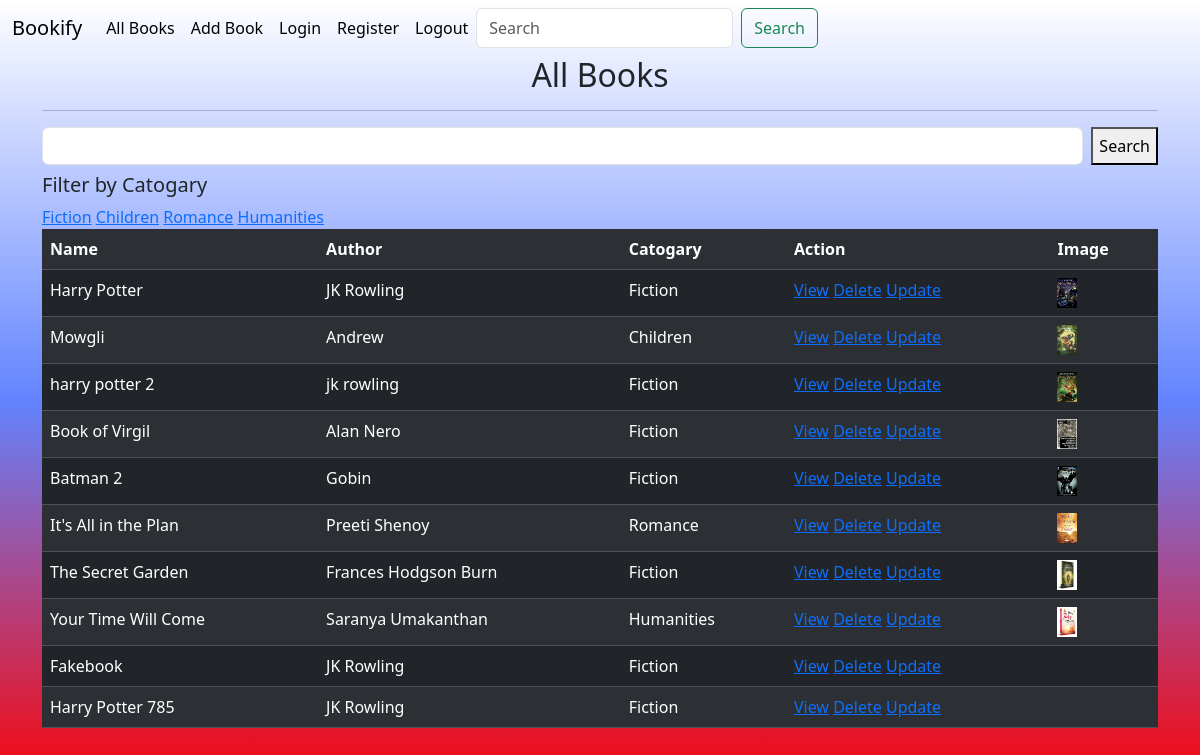
Page /books/all (signed in) on the committed database.
### myapp/models.py (models this page shows, shortened)
class Books(Model):
    name=CharField(max_length=20)
    author=CharField(max_length=20)
    catogary=CharField(max_length=20)
    published_date=DateField(null=True)
    pages=PositiveIntegerField(null=True)
    cover_image=ImageField(upload_to='images',null=True)
    rating=CharField(max_length=5,choices=RATING)

### myapp/views.py (the view, shortened to what this page needs)
# urls.py: path('books/all',BookListView.as_view(),name='all_books'),
@method_decorator(signin_required,name='dispatch')
class BookListView(View):
    def get(self,request,*args,**kwargs):
        qs=Books.objects.all()
        all_catogarys=Books.objects.all().values_list('catogary',flat=True).distinct()
        if 'catogary' in request.GET:
            catogary=request.GET.get('catogary')
            qs=qs.filter(catogary__iexact=catogary)
        return render(request,'all_books.html',{'data':qs,'all_catogarys':all_catogarys})

### myapp/views.py (called while the page is built)
def signin_required(fn):
    def wrapper(request,*args,**kwargs):
        if not request.user.is_authenticated:
            messages.error(request,'Invalid session,Sign In')
            return redirect('signin')
        else:
            return fn(request,*args,**kwargs)
    return wrapper

### myapp/templates/all_books.html (shortened to what this page needs)
{%extends 'theme.html'%}
{%block content%}
    <div class="container ">
        <h2 class="text-center">All Books</h2>
        <hr>
        <div class="conatiner mb-2">
            <form action="" method="post">
                <div class="d-flex">
                    <input type="text" class="form-control me-2" name="box">
                    <button type="submit">Search</button>
                </div>
            </form>
        </div>
        <div>
            <div class="">
                <h5>Filter by Catogary</h5>
                {%for catogary in all_catogarys%}
                    <a href="{%url 'all_books'%}?catogary={{catogary}}">{{catogary}}</a>
                {%endfor%}
            </div>
        </div>
          <table class="table table-dark table-striped">
            <tr>
                <th>Name</td>
                <th>Author</td>
                <th>Catogary</th>
                <th>Action</th>
                <th>Image</th>
            </tr>
            {% for book in data%}
            <tr>
                <td>{{book.name}}</td>
                <td>{{book.author}}</td>
                <td>{{book.catogary}}</td>
                <td>
                    <a href="{%url 'detail_book' book.id%}">View</a>
                    <a href="{%url 'delete_book' book.id%}">Delete</a>
                    <a href="{%url 'update_book' book.id%}">Update</a>
                </td>
                <td>
                    {%if book.cover_image%}
                          <img src="{{book.cover_image.url}}" style="height: 30px;width: 20px;" alt="">
                    {%endif%}
                </td>
            </tr>
            {%endfor%}
        </table>
    </div>
{%endblock%}

### myapp/templates/theme.html (shortened to what this page needs)
<!DOCTYPE html>
{%load static%}
<html lang="en">
<head>
    <link href="https://cdn.jsdelivr.net/npm/bootstrap@5.3.2/dist/css/bootstrap.min.css" rel="stylesheet">
    <link rel="stylesheet" href="{%static 'css/style.css'%}">
</head>
<body>
    <nav class="navbar navbar-expand-lg">
        <div class="container-fluid">
          <a class="navbar-brand" href="#">Bookify</a>
          <div class="collapse navbar-collapse" id="navbarSupportedContent">
            <ul class="navbar-nav me-auto mb-2 mb-lg-0">
              <li class="nav-item">
                <a class="nav-link active" aria-current="page" href="{%url 'all_books'%}">All Books</a>
              </li>
              <li class="nav-item">
                <a class="nav-link active" href="{%url 'add_book'%}">Add Book</a>
              </li>
              <li class="nav-item">
                <a class="nav-link active" href="{%url 'signin'%}">Login</a>
              </li>
              <li class="nav-item">
                <a class="nav-link active" href="{%url 'signup'%}">Register</a>
              </li>
              <li class="nav-item">
                <a class="nav-link active" href="{%url 'signout'%}">Logout</a>
              </li>
            <form class="d-flex" type="" method="post" role="search">
              <input class="form-control me-2" type="search" placeholder="Search" aria-label="Search" name="box">
              <button class="btn btn-outline-success" type="submit">Search</button>
            </form>
          </div>
        </div>
    </nav>
    {%block content%}
    {%endblock%}
</body>
</html>

### myapp/static/css/style.css (style rules this page uses)
body { background-color: #FFFFFF; background-image: linear-gradient(180deg, #FFFFFF 0%, #6284FF 50%, #FF0000 100%); height: 100vh; }

### rows in the picture
Books: name "Harry Potter", author "JK Rowling", catogary "Fiction", cover_image (picture)
Books: name "Mowgli", author "Andrew", catogary "Children", cover_image (picture)
Books: name "harry potter 2", author "jk rowling", catogary "Fiction", cover_image (picture)
Books: name "Book of Virgil", author "Alan Nero", catogary "Fiction", cover_image (picture)
Books: name "Batman 2", author "Gobin", catogary "Fiction", cover_image (picture)
Books: name "It's All in the Plan", author "Preeti Shenoy", catogary "Romance", cover_image (picture)
Books: name "The Secret Garden", author "Frances Hodgson Burn", catogary "Fiction", cover_image (picture)
Books: name "Your Time Will Come", author "Saranya Umakanthan", catogary "Humanities", cover_image (picture)
Books: name "Fakebook", author "JK Rowling", catogary "Fiction"
Books: name "Harry Potter 785", author "JK Rowling", catogary "Fiction"

### other values in the picture
{{ catogary }} "Fiction" "Children" "Romance" "Humanities"
